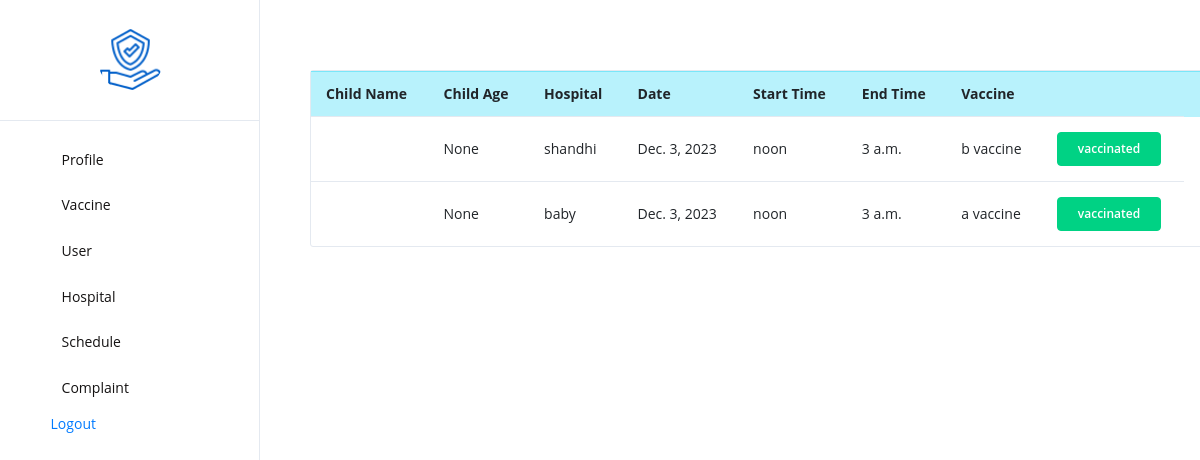
The app's page /view_book_appointments/ with its own data.
### vacapp/models.py (models this page shows)
class Book_Appointment(models.Model):
    user = models.ForeignKey(Vaccination, on_delete=models.CASCADE)
    schedule = models.ForeignKey(Appointment, on_delete=models.CASCADE)
    status = models.IntegerField(default=0)
    vaccine_name = models.CharField(max_length=250, blank=True, null=True)
    vaccinated = models.BooleanField(default=False)
    card = models.IntegerField(default=0)

class Vaccination(AbstractUser):
    is_user = models.BooleanField(default=False)
    is_nurse = models.BooleanField(default=False)
    child_name = models.CharField(max_length=250)
    name = models.CharField(max_length=250)
    hospital = models.CharField(max_length=250)
    child_age = models.IntegerField(blank=True, null=True)
    address = models.CharField(max_length=100)
    gender = models.CharField(max_length=25)

class Appointment(models.Model):
    date = models.DateField(blank=True, null=True)
    hospital = models.ForeignKey(Hospital, on_delete=models.CASCADE)
    start_time = models.TimeField(blank=True, null=True)
    end_time = models.TimeField(blank=True, null=True)
    vaccine = models.ForeignKey(Vaccine, on_delete=models.CASCADE)

class Hospital(models.Model):
    name = models.CharField(max_length=250,blank=True, null=True)
    place = models.CharField(max_length=20,blank=True, null=True)
    email = models.EmailField()
    contact = models.CharField(max_length=20,blank=True, null=True)
    def __str__(self):
        return self.name or f"Hospital {self.id}"

class Vaccine(models.Model):
    vaccine_name = models.CharField(max_length=250, blank=True, null=True)
    type = models.CharField(max_length=250, blank=True, null=True)
    description = models.CharField(max_length=250, blank=True, null=True)
    def __str__(self):
        return self.vaccine_name or f"Vaccine {self.id}"

### vacapp/nurse_views.py (the view)
# urls.py: path('view_book_appointments/', nurse_views.view_book_appointments, name='view_book_appointments'),
def view_book_appointments(request):
    new = Book_Appointment.objects.filter(status=1).order_by('schedule__date')
    return render(request, 'nursetemp/view_book_appointments.html', {"new": new})

### templates/nursetemp/view_book_appointments.html (shortened to what this page needs)
{% extends 'nursetemp/base.html' %}
{% load crispy_forms_tags %}
{% block content %}
<div class="card" style="margin-left:50px;margin-top:70px;">
 <table class="table">
  <tbody>
  <tr class="table-info">
      <th scope="col">Child Name</th>
      <th scope="col">Child Age</th>
      <th scope="col">Hospital</th>
      <th scope="col">Date</th>
      <th scope="col">Start Time</th>
      <th scope="col">End Time</th>
      <th scope="col">Vaccine</th>
      <th scope="col"></th>
      <th scope="col"></th>
    </tr>
  {% for i in new %}
  <tr>
      <td>{{i.user.child_name}}</td>
      <td>{{i.user.child_age}}</td>
      <td>{{i.schedule.hospital}}</td>
      <td>{{i.schedule.date}}</td>
      <td>{{i.schedule.start_time}}</td>
      <td>{{i.schedule.end_time}}</td>
      <td>{{i.schedule.vaccine}}</td>
      <td>
          {% if i.vaccinated == 0 %}
          <a href="{% url 'vaccination' i.id %}">
              <button type="button" style="display:inline" class="btn btn-info">Mark Vaccinated</button></a>
           {% else %}
         <button type="button" class="btn btn-success">vaccinated</button>
      </td>
  </tr>
  {% endif %}
      {% endfor %}
 </table>
</div>
  {% endblock %}

### records on screen
Book_Appointment: user.child_age "None", schedule.hospital "shandhi", schedule "Dec. 3, 2023", schedule.start_time "noon", schedule.end_time "3 a.m.", schedule.vaccine "b vaccine", vaccinated "vaccinated"
Book_Appointment: user.child_age "None", schedule.hospital "baby", schedule "Dec. 3, 2023", schedule.start_time "noon", schedule.end_time "3 a.m.", schedule.vaccine "a vaccine", vaccinated "vaccinated"
